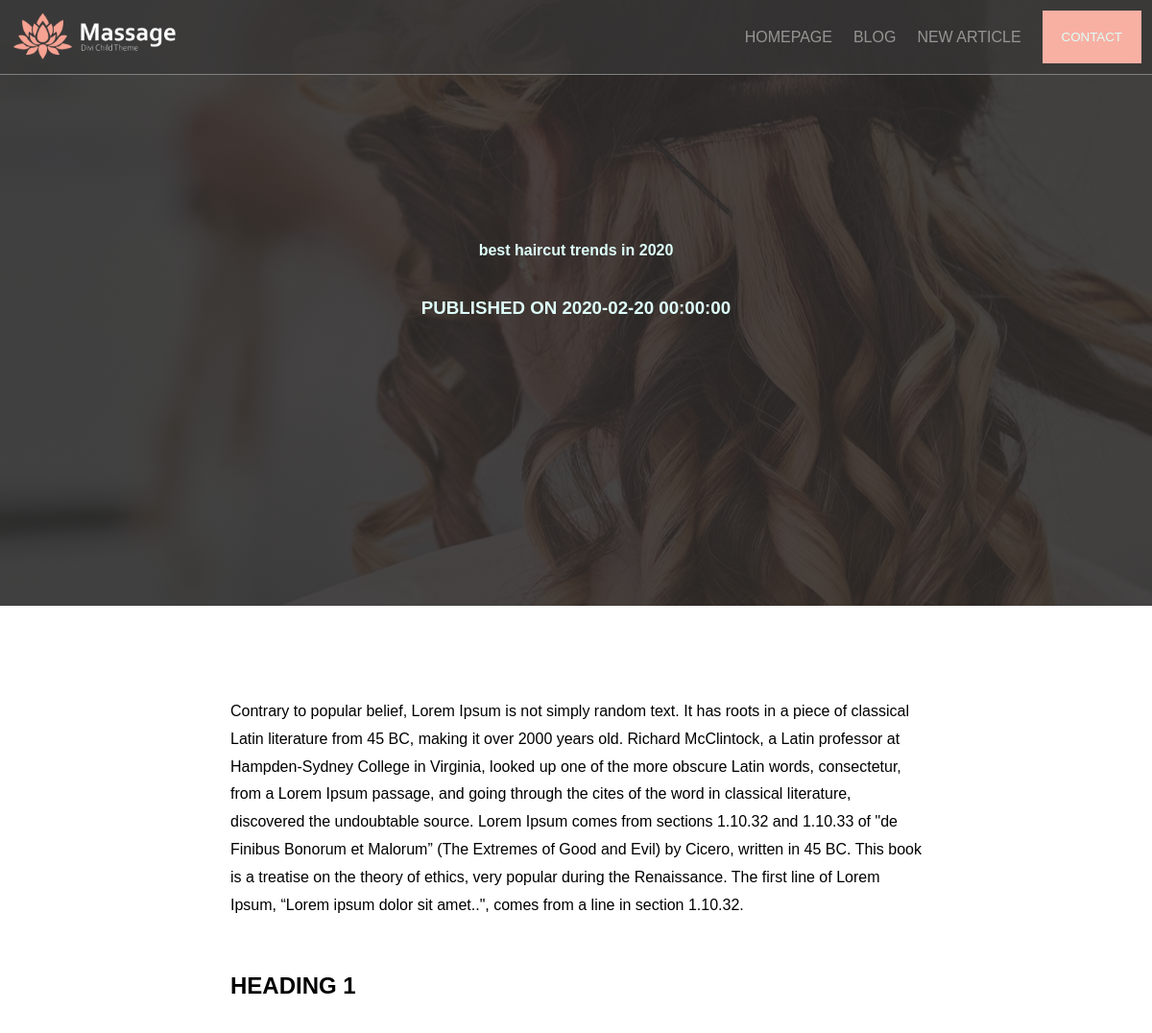
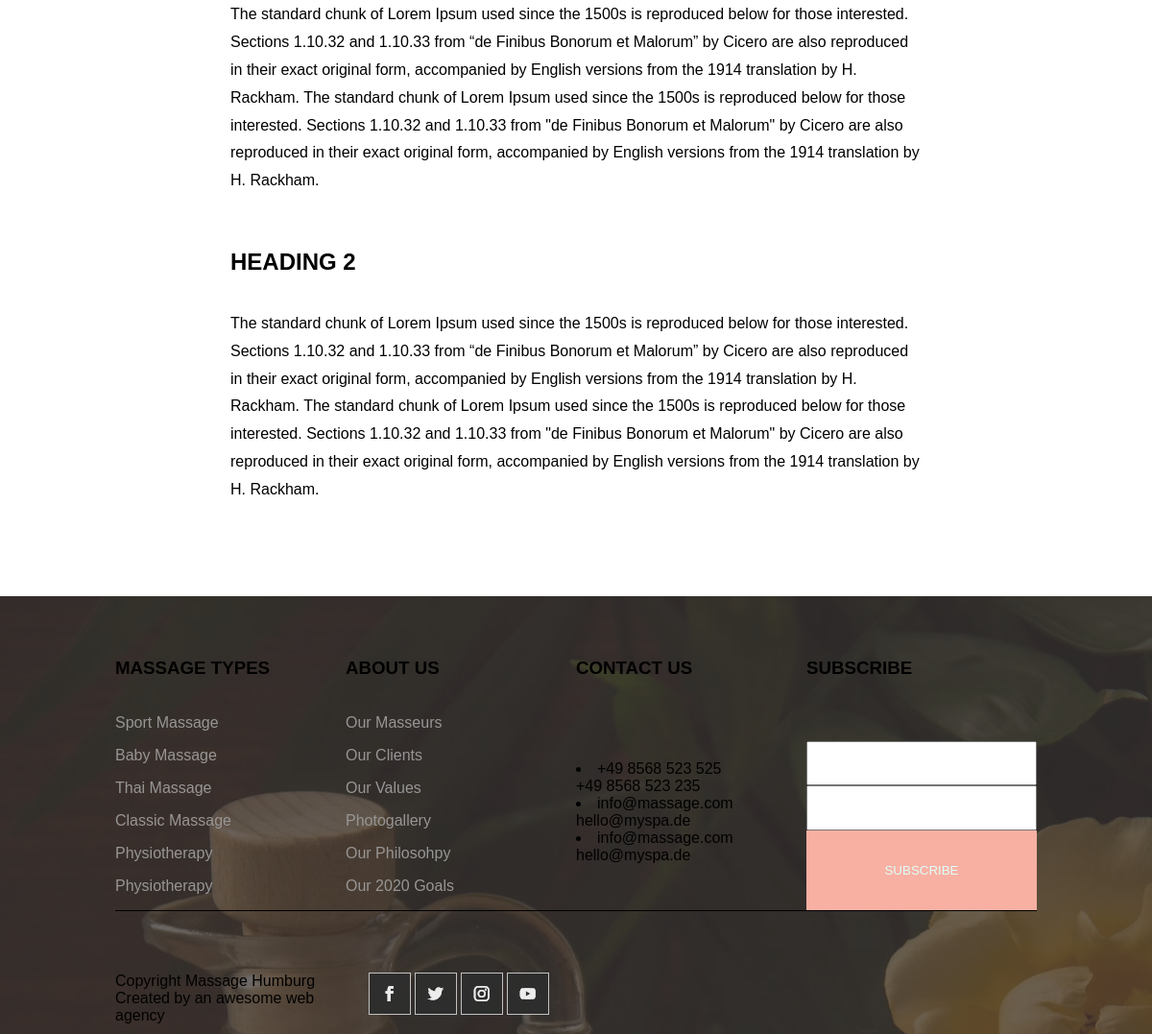
Screenshot of /article.php?id=1 with the database file from the repository (2 pictures, top to bottom).
### tables this page shows
CREATE TABLE IF NOT EXISTS `articles` (
  `id` int(11) NOT NULL AUTO_INCREMENT,
  `titre` varchar(70) NOT NULL,
  `resume` text NOT NULL,
  `titre2` varchar(70) NOT NULL,
  `contenu2` text NOT NULL,
  `titre3` varchar(70) NOT NULL,
  `contenu3` text NOT NULL,
  `photo` varchar(215) NOT NULL,
  `datepublication` datetime NOT NULL DEFAULT CURRENT_TIMESTAMP,
  PRIMARY KEY (`id`)
);

### connexion.php (called while the page is built, shortened)
<?php
    class MaConnexion {
        private $Connection;
        public function __construct($NewDatabaseName, $NewUser, $NewPassword, $NewHost)
        {
            $this->DatabaseName = $NewDatabaseName;
            $this->User = $NewUser;
            $this->Password = $NewPassword;
            $this->Host = $NewHost;
            try {
                $DataSourceName = "mysql:host=$this->Host;dbname=$this->DatabaseName;charset=utf8mb4";
                $this->Connection = new PDO($DataSourceName, $this->User, $this->Password);
                $this->Connection->setAttribute(PDO::ATTR_ERRMODE, PDO::ERRMODE_EXCEPTION);
            } catch (PDOException $e) {
                echo "Erreur: " . $e->getMessage();
            }
        }
        public function select($Table, $Column, $ConditionField = 1)
        {
            try {
                $SQLQueryString = "SELECT $Column FROM $Table WHERE $ConditionField";
                $Result = $this->Connection->query($SQLQueryString);
                return $Result->fetchAll(PDO::FETCH_ASSOC);
            } catch (PDOException $e) {
                echo "Erreur: " . $e->getMessage();
            }
        }
    }
?>

### article.php (the view, shortened to what this page needs)
<!DOCTYPE html>
<html lang="en">
<?php
    include("./connexion.php");
    $NewConnection = new MaConnexion("massage", "root", "", "localhost");
?>
<head>
    <link rel="stylesheet" href="./style.css">
</head>
<body>
    <?php include './components/header.php' ?>
    <?php
        if (isset($_GET['id']))
        {
            $Condition = 'id="' . $_GET['id'] . '"';
            $AllProducts = $NewConnection->select("articles", "*", $Condition);
            foreach ($AllProducts as $EachKey => $EachValue) {
                $Style = "background-image: linear-gradient(180deg,rgba(45,43,42,0.87) 0%,rgba(45,43,42,0.87) 100%),url('" . $EachValue['photo'] . "');";
                echo '<section id="ArticleHead" class="TopHead" style="' . $Style . '">';
                echo "<h4>" . $EachValue['titre'] . "</h4>";
                echo "<h3>Published on " . $EachValue['datepublication'] . "</h3>";
                echo '</section>';
                echo '<section id="ArticleBody" >';
                echo "<p>" . $EachValue['resume'] . "</p>";
                echo "<h5>" . $EachValue['titre2'] . "</h5>";
                echo "<p>" . $EachValue['contenu2'] . "</p>";
                echo "<h5>" . $EachValue['titre3'] . "</h5>";
                echo "<p>" . $EachValue['contenu3'] . "</p>";
                echo '</section>';
                break;
            }
        }
    ?>
    <?php include './components/footer.php' ?>
</body>
</html>

### style.css (style rules this page uses)
* { font-family:'Montserrat',Helvetica,Arial,Lucida,sans-serif; padding: 0; margin: 0; }
body { min-height: 100vh; object-fit: fill; background-size: cover; background-blend-mode: overlay; background-repeat: no-repeat; }
h3 { text-transform: uppercase; }
h4 { text-transform: lowercase; }
.TopHead * { color: #defffa; margin-bottom: 2.5em; }
.TopHead { display: grid; width: 100%; justify-items: center; align-content: center; margin-left: auto; margin-right: auto; }
#ArticleHead { background-position: 25% 50%; min-height: 631px; }
#ArticleBody { width: 60%; margin-top: 6em; margin-left: auto; margin-bottom: 6em; margin-right: auto; }
#ArticleBody * { margin-bottom: 1.5em; }
#ArticleBody p { line-height: 1.8; margin-bottom: 3.5em; }
#ArticleBody h5 { font-size: x-large; text-transform: uppercase; }

### rows the page displays
articles: photo (picture), titre "best haircut trends in 2020", datepublication "2020-02-20 00:00:00", resume "Contrary to popular belief, Lorem Ipsum is not simply random text. It has roots in a piece of classical Latin literature from 45 BC, making it over 2000 years old. Richard McClintock, a Latin professor at Hampden-Sydney College in Virginia, looked up one of the more obscure Latin words, consectetur, from a Lorem Ipsum passage, and going through the cites of the word in classical literature, discovered the undoubtable source. Lorem Ipsum comes from sections 1.10.32 and 1.10.33 of \"de Finibus Bonorum et Malorum” (The Extremes of Good and Evil) by Cicero, written in 45 BC. This book is a treatise on the theory of ethics, very popular during the Renaissance. The first line of Lorem Ipsum,…", titre2 "HEADING 1", contenu2 "The standard chunk of Lorem Ipsum used since the 1500s is reproduced below for those interested. Sections 1.10.32 and 1.10.33 from “de Finibus Bonorum et Malorum” by Cicero are also reproduced in their exact original form, accompanied by English versions from the 1914 translation by H. Rackham. The standard chunk of Lorem Ipsum used since the 1500s is reproduced below for those interested. Sections 1.10.32 and 1.10.33 from \"de Finibus Bonorum et Malorum\" by Cicero are also reproduced in their exact original form, accompanied by English versions from the 1914 translation by H. Rackham.", titre3 "HEADING 2", contenu3 "The standard chunk of Lorem Ipsum used since the 1500s is reproduced below for those interested. Sections 1.10.32 and 1.10.33 from “de Finibus Bonorum et Malorum” by Cicero are also reproduced in their exact original form, accompanied by English versions from the 1914 translation by H. Rackham. The standard chunk of Lorem Ipsum used since the 1500s is reproduced below for those interested. Sections 1.10.32 and 1.10.33 from \"de Finibus Bonorum et Malorum\" by Cicero are also reproduced in their exact original form, accompanied by English versions from the 1914 translation by H. Rackham."
